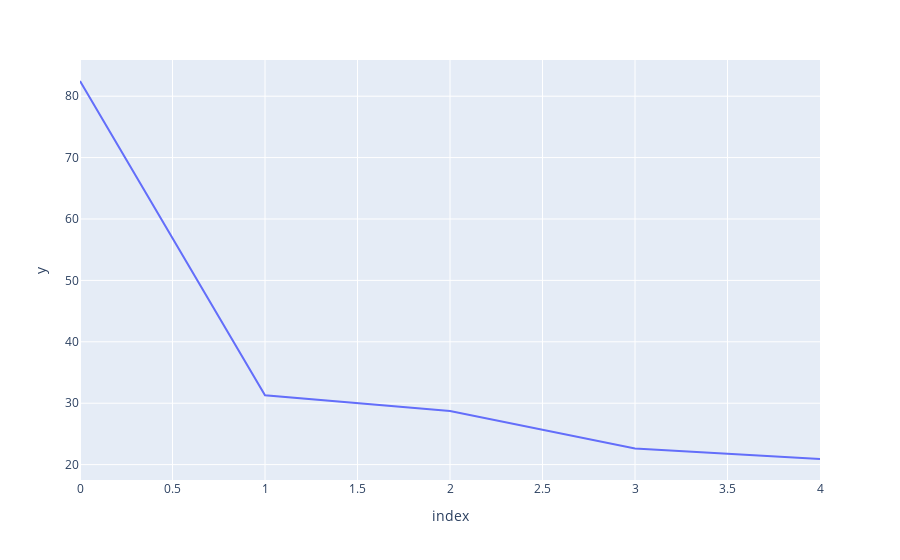
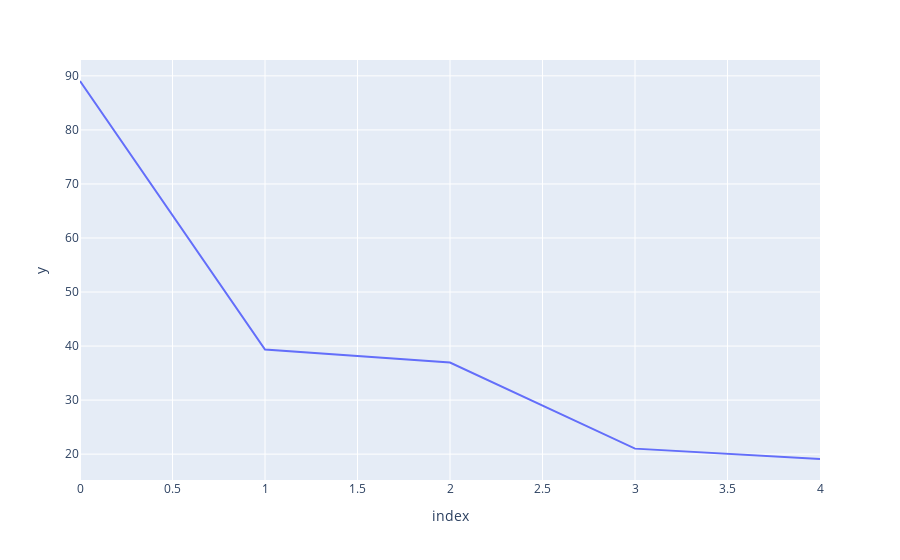
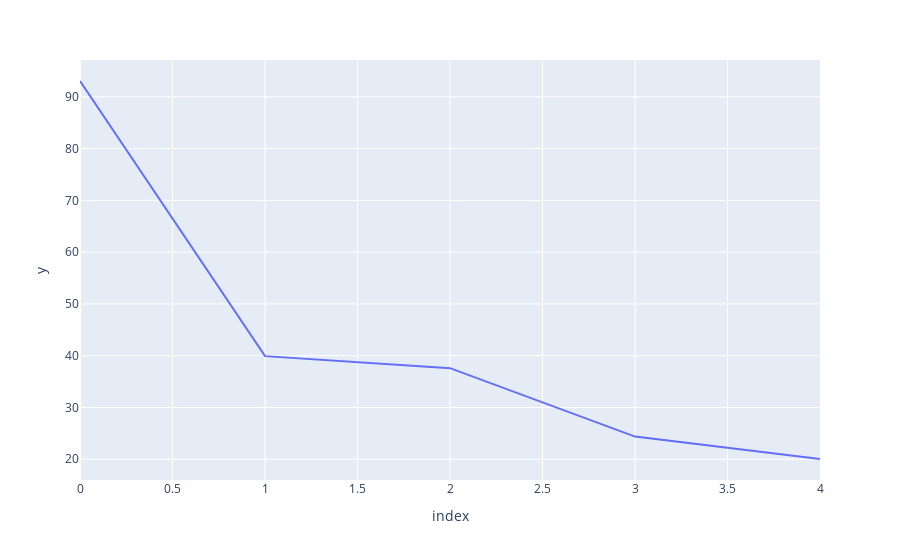
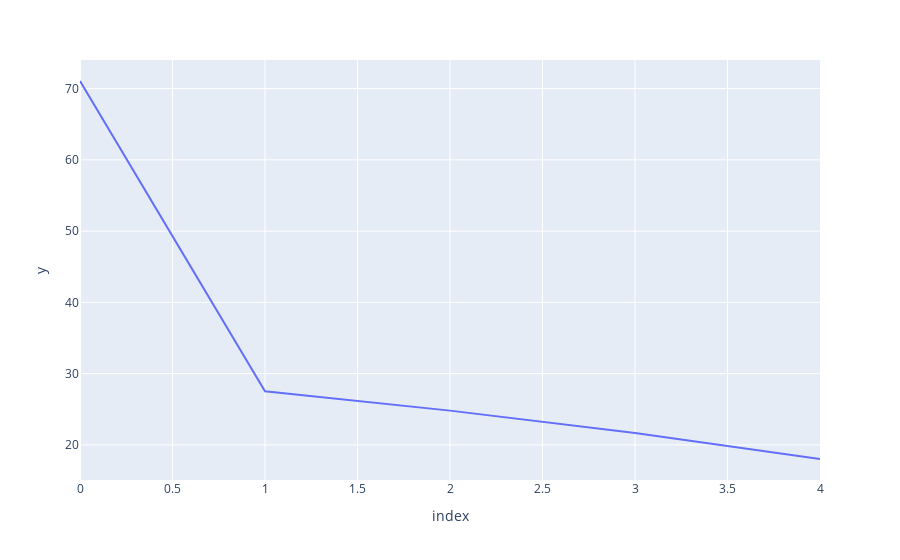

Notebook code for these charts, in order:
### Code cell
for sse in total_sse:
    print(sse)
    fig = px.line(range(2,7), y=sse)
    fig.show()

### Figure 1 — Plotly figure (JSON) as saved in the notebook; plotly's stock layout.template omitted (floating-point values rounded to 4 significant figures)
{"data": [{"hovertemplate": "index=%{x}<br>y=%{y}<extra></extra>", "legendgroup": "", "line": {"color": "#636efa", "dash": "solid"}, "mode": "lines", "name": "", "orientation": "v", "showlegend": false, "type": "scatter", "x": [0, 1, 2, 3, 4], "xaxis": "x", "y": [82.47, 31.3, 28.72, 22.61, 20.91], "yaxis": "y"}], "layout": {"legend": {"tracegroupgap": 0}, "margin": {"t": 60}, "xaxis": {"anchor": "y", "domain": [0, 1], "title": {"text": "index"}}, "yaxis": {"anchor": "x", "domain": [0, 1], "title": {"text": "y"}}}}

### Figure 2 — Plotly figure (JSON) as saved in the notebook; plotly's stock layout.template omitted (floating-point values rounded to 4 significant figures)
{"data": [{"hovertemplate": "index=%{x}<br>y=%{y}<extra></extra>", "legendgroup": "", "line": {"color": "#636efa", "dash": "solid"}, "mode": "lines", "name": "", "orientation": "v", "showlegend": false, "type": "scatter", "x": [0, 1, 2, 3, 4], "xaxis": "x", "y": [89.05, 39.34, 36.96, 21.02, 19.1], "yaxis": "y"}], "layout": {"legend": {"tracegroupgap": 0}, "margin": {"t": 60}, "xaxis": {"anchor": "y", "domain": [0, 1], "title": {"text": "index"}}, "yaxis": {"anchor": "x", "domain": [0, 1], "title": {"text": "y"}}}}

### Figure 3 — Plotly figure (JSON) as saved in the notebook; plotly's stock layout.template omitted (floating-point values rounded to 4 significant figures)
{"data": [{"hovertemplate": "index=%{x}<br>y=%{y}<extra></extra>", "legendgroup": "", "line": {"color": "#636efa", "dash": "solid"}, "mode": "lines", "name": "", "orientation": "v", "showlegend": false, "type": "scatter", "x": [0, 1, 2, 3, 4], "xaxis": "x", "y": [93.06, 39.91, 37.59, 24.37, 20.04], "yaxis": "y"}], "layout": {"legend": {"tracegroupgap": 0}, "margin": {"t": 60}, "xaxis": {"anchor": "y", "domain": [0, 1], "title": {"text": "index"}}, "yaxis": {"anchor": "x", "domain": [0, 1], "title": {"text": "y"}}}}

### Figure 4 — Plotly figure (JSON) as saved in the notebook; plotly's stock layout.template omitted (floating-point values rounded to 4 significant figures)
{"data": [{"hovertemplate": "index=%{x}<br>y=%{y}<extra></extra>", "legendgroup": "", "line": {"color": "#636efa", "dash": "solid"}, "mode": "lines", "name": "", "orientation": "v", "showlegend": false, "type": "scatter", "x": [0, 1, 2, 3, 4], "xaxis": "x", "y": [71.07, 27.53, 24.81, 21.68, 18.02], "yaxis": "y"}], "layout": {"legend": {"tracegroupgap": 0}, "margin": {"t": 60}, "xaxis": {"anchor": "y", "domain": [0, 1], "title": {"text": "index"}}, "yaxis": {"anchor": "x", "domain": [0, 1], "title": {"text": "y"}}}}
